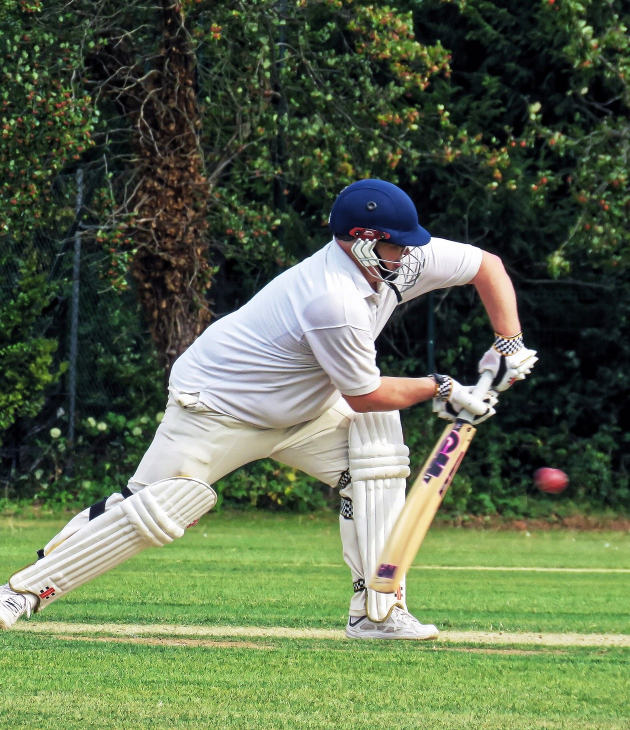
#> input picture smartcricket-ai/tests/samples/batter.jpg, 1260 x 1460 px (shown at 1/2 size)
$ python -i quality.py   (imports and definitions only)   (older library calls are emulated)
#> lines starting #> are read from the running program, lines starting #| are printed output that depends on the picture
"""Input quality check (module M2/M3): is this photo or clip good enough to measure, and if not, what to fix.

Every check is a simple, explainable rule on the image or on the detected landmarks, so the player gets a
concrete tip ("turn the camera to the batter's side") instead of silently worse angles.
"""
import cv2
import numpy as np

MIN_VIS = 0.5
HEAD, ANKLES = 0, (27, 28)

# Rule-of-thumb thresholds, chosen on sample photos and clips; each is explained in the tip it produces.
SHARP_BAD, SHARP_WARN = 40, 90        # variance of the Laplacian on a 640-px-wide grey image
DARK, BRIGHT, FLAT = 55, 210, 22      # mean and standard deviation of brightness (0-255)
SMALL = 0.30                          # body height as a share of the image height
SIDE_ON, FRONT_ON = 0.35, 0.65        # shoulder width divided by torso length

PENALTY = {"bad": 30, "warn": 12}


def image_stats(rgb: np.ndarray) -> dict:
    grey = cv2.cvtColor(rgb, cv2.COLOR_RGB2GRAY)
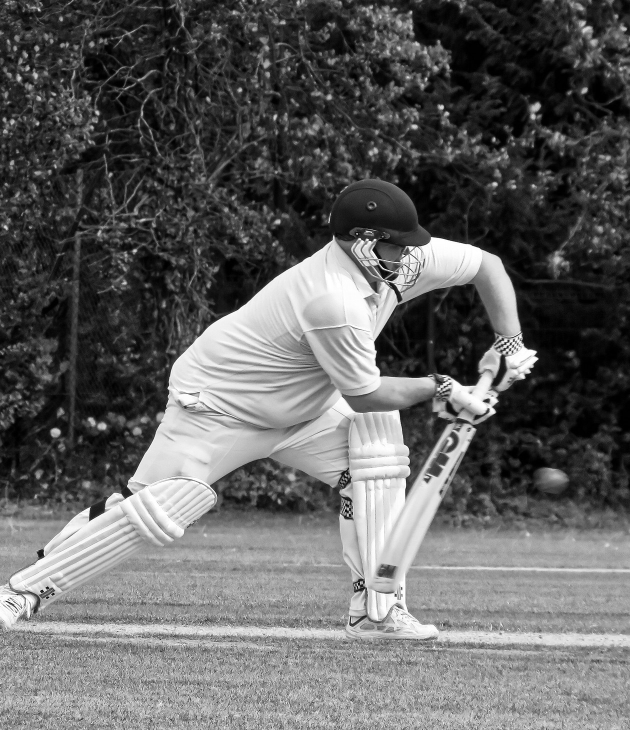
#> grey: shape (1460, 1260) (shown at 1/2 size); min 0, max 255, mean 98.3
    if grey.shape[1] > 640:
        grey = cv2.resize(grey, (640, int(grey.shape[0] * 640 / grey.shape[1])), interpolation=cv2.INTER_AREA)
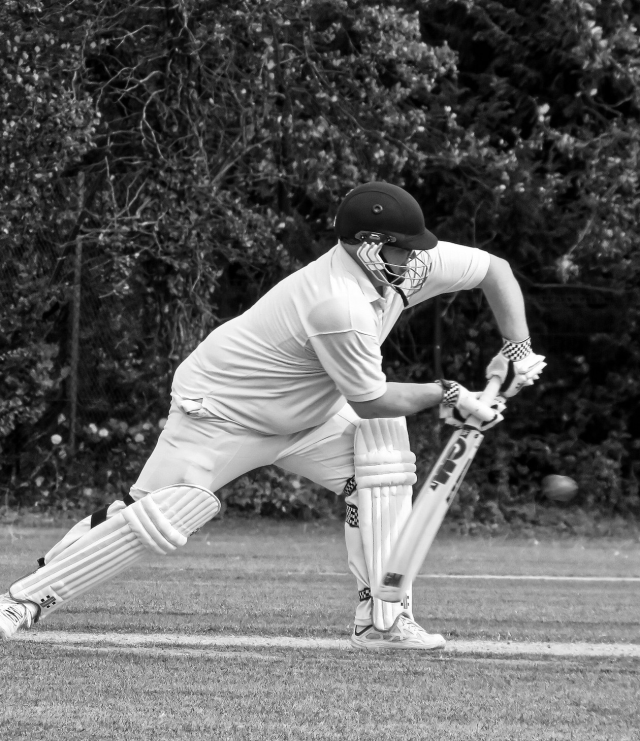
#> grey: shape (741, 640); min 0, max 255, mean 98.3
    return {"sharpness": float(cv2.Laplacian(grey, cv2.CV_64F).var()),
            "brightness": float(grey.mean()), "contrast": float(grey.std())}


# [25 lines left out: functions body_stats, largest_person, not called in this run]


def _check(key, level, label, tip=""):
    return {"key": key, "level": level, "ok": level == "good", "label": label, "tip": tip}


# [51 lines left out: function assess, not called in this run]

>>> import cv2
>>> picture = cv2.cvtColor(cv2.imread('../../tests/samples/batter.jpg'), cv2.COLOR_BGR2RGB)
>>> result = image_stats(picture)
#> result = {'sharpness': 1064.9, 'brightness': 98.28, 'contrast': 72.42}
